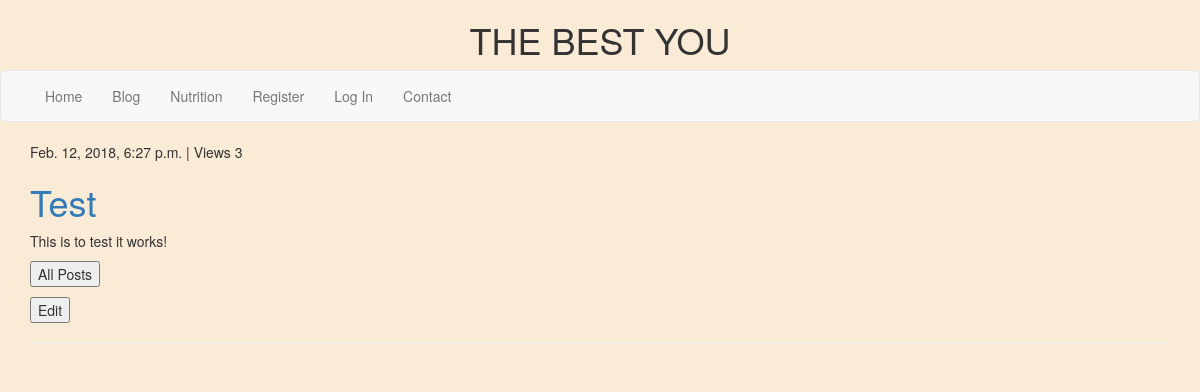
Page /blog/1/ on the committed database.
### blog/models.py (models this page shows, shortened)
class Post(models.Model):
    author = models.ForeignKey(settings.AUTH_USER_MODEL)
    title = models.CharField(max_length=250)
    content = models.TextField()
    date_created = models.DateTimeField(auto_now_add=True)
    date_published = models.DateTimeField(blank=True, null=True)
    views = models.IntegerField(default=0)
    category = models.CharField(max_length=9, choices=categories, default='General')
    image = models.ImageField(upload_to='blog_images', blank=True)

### blog/views.py (the view)
# urls.py: url(r'^blog/(?P<id>\d+)/$', blog_views.post_detail),
def post_detail(request, id):
    post = get_object_or_404(Post, pk=id)
    post.views += 1  # this will count the number of times a post is viewed
    post.save()
    args = {'post': post}
    return render(request, 'blog/postdetails.html', args)

### templates/blog/postdetails.html (shortened to what this page needs)
{% extends 'base.html' %}
{% block content %}
        <div class="container">
            <div>{{ post.date_published }} | Views {{ post.views }}</div>
            <h1><a href="">{{ post.title }}</a></h1>
            <p>{{ post.content }}</p>
            <p><button onclick="location.href={% url 'post_list' %}">All Posts</button></p>
            <p><button onclick="location.href='edit'">Edit</button></p>
            <hr>
        </div>
{% endblock %}

### static/css/style.css (style rules this page uses)
body { background-color: antiquewhite; }

### rows in the picture
Post: date_published "Feb. 12, 2018, 6:27 p.m.", views "3", title "Test", content "This is to test it works!"
